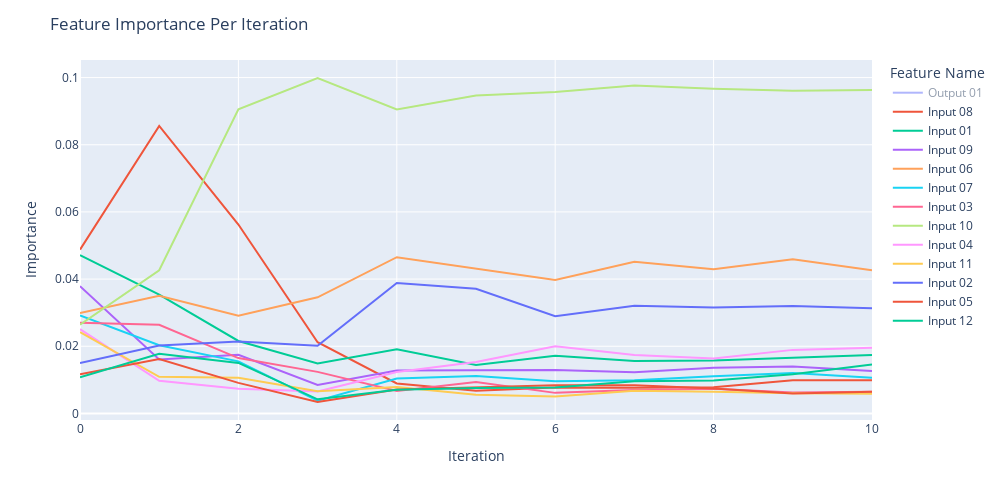

The code cell stored with this chart in its notebook:
### Code cell
fig = px.line(df_imp, x='Iteration', y="Importance", color = "Feature Name")

fig.update_layout(
    autosize=False,
    width=1000,
    height=500,
    title_text=f"Feature Importance Per Iteration",
    #paper_bgcolor='#2d3035',
    #plot_bgcolor='#2d3035', 
)

fig.show()

### Figure 1 — Plotly figure (JSON) as saved in the notebook; plotly's stock layout.template omitted (floating-point values rounded to 4 significant figures)
{"data": [{"hovertemplate": "Feature Name=Output 01<br>Iteration=%{x}<br>Importance=%{y}<extra></extra>", "legendgroup": "Output 01", "line": {"color": "#636efa", "dash": "solid"}, "marker": {"symbol": "circle"}, "mode": "lines", "name": "Output 01", "orientation": "v", "showlegend": true, "type": "scatter", "visible": "legendonly", "x": [0, 1, 2, 3, 4, 5, 6, 7, 8, 9, 10], "xaxis": "x", "y": [0.6669, 0.6638, 0.6895, 0.7639, 0.7319, 0.7343, 0.7406, 0.7306, 0.7333, 0.7249, 0.7262], "yaxis": "y"}, {"hovertemplate": "Feature Name=Input 08<br>Iteration=%{x}<br>Importance=%{y}<extra></extra>", "legendgroup": "Input 08", "line": {"color": "#EF553B", "dash": "solid"}, "marker": {"symbol": "circle"}, "mode": "lines", "name": "Input 08", "orientation": "v", "showlegend": true, "type": "scatter", "x": [0, 1, 2, 3, 4, 5, 6, 7, 8, 9, 10], "xaxis": "x", "y": [0.04877, 0.08562, 0.05624, 0.02121, 0.008908, 0.006745, 0.007753, 0.007641, 0.007789, 0.009847, 0.009881], "yaxis": "y"}, {"hovertemplate": "Feature Name=Input 01<br>Iteration=%{x}<br>Importance=%{y}<extra></extra>", "legendgroup": "Input 01", "line": {"color": "#00cc96", "dash": "solid"}, "marker": {"symbol": "circle"}, "mode": "lines", "name": "Input 01", "orientation": "v", "showlegend": true, "type": "scatter", "x": [0, 1, 2, 3, 4, 5, 6, 7, 8, 9, 10], "xaxis": "x", "y": [0.0471, 0.0354, 0.02157, 0.01489, 0.01907, 0.01443, 0.01721, 0.01558, 0.01573, 0.01646, 0.0174], "yaxis": "y"}, {"hovertemplate": "Feature Name=Input 09<br>Iteration=%{x}<br>Importance=%{y}<extra></extra>", "legendgroup": "Input 09", "line": {"color": "#ab63fa", "dash": "solid"}, "marker": {"symbol": "circle"}, "mode": "lines", "name": "Input 09", "orientation": "v", "showlegend": true, "type": "scatter", "x": [0, 1, 2, 3, 4, 5, 6, 7, 8, 9, 10], "xaxis": "x", "y": [0.03791, 0.01609, 0.01747, 0.008488, 0.0128, 0.01298, 0.01297, 0.01229, 0.01362, 0.01395, 0.01266], "yaxis": "y"}, {"hovertemplate": "Feature Name=Input 06<br>Iteration=%{x}<br>Importance=%{y}<extra></extra>", "legendgroup": "Input 06", "line": {"color": "#FFA15A", "dash": "solid"}, "marker": {"symbol": "circle"}, "mode": "lines", "name": "Input 06", "orientation": "v", "showlegend": true, "type": "scatter", "x": [0, 1, 2, 3, 4, 5, 6, 7, 8, 9, 10], "xaxis": "x", "y": [0.02987, 0.03505, 0.02912, 0.03457, 0.04651, 0.04305, 0.03975, 0.04517, 0.04293, 0.0459, 0.04266], "yaxis": "y"}, {"hovertemplate": "Feature Name=Input 07<br>Iteration=%{x}<br>Importance=%{y}<extra></extra>", "legendgroup": "Input 07", "line": {"color": "#19d3f3", "dash": "solid"}, "marker": {"symbol": "circle"}, "mode": "lines", "name": "Input 07", "orientation": "v", "showlegend": true, "type": "scatter", "x": [0, 1, 2, 3, 4, 5, 6, 7, 8, 9, 10], "xaxis": "x", "y": [0.02919, 0.0203, 0.01551, 0.003817, 0.01042, 0.01111, 0.0096, 0.009875, 0.01104, 0.01206, 0.01066], "yaxis": "y"}, {"hovertemplate": "Feature Name=Input 03<br>Iteration=%{x}<br>Importance=%{y}<extra></extra>", "legendgroup": "Input 03", "line": {"color": "#FF6692", "dash": "solid"}, "marker": {"symbol": "circle"}, "mode": "lines", "name": "Input 03", "orientation": "v", "showlegend": true, "type": "scatter", "x": [0, 1, 2, 3, 4, 5, 6, 7, 8, 9, 10], "xaxis": "x", "y": [0.02704, 0.0264, 0.01649, 0.01238, 0.006666, 0.009353, 0.006123, 0.006961, 0.007347, 0.006252, 0.006488], "yaxis": "y"}, {"hovertemplate": "Feature Name=Input 10<br>Iteration=%{x}<br>Importance=%{y}<extra></extra>", "legendgroup": "Input 10", "line": {"color": "#B6E880", "dash": "solid"}, "marker": {"symbol": "circle"}, "mode": "lines", "name": "Input 10", "orientation": "v", "showlegend": true, "type": "scatter", "x": [0, 1, 2, 3, 4, 5, 6, 7, 8, 9, 10], "xaxis": "x", "y": [0.02639, 0.04262, 0.09058, 0.09988, 0.09051, 0.09465, 0.09574, 0.09762, 0.09667, 0.0961, 0.0963], "yaxis": "y"}, {"hovertemplate": "Feature Name=Input 04<br>Iteration=%{x}<br>Importance=%{y}<extra></extra>", "legendgroup": "Input 04", "line": {"color": "#FF97FF", "dash": "solid"}, "marker": {"symbol": "circle"}, "mode": "lines", "name": "Input 04", "orientation": "v", "showlegend": true, "type": "scatter", "x": [0, 1, 2, 3, 4, 5, 6, 7, 8, 9, 10], "xaxis": "x", "y": [0.02508, 0.009719, 0.007349, 0.006527, 0.01231, 0.01531, 0.02003, 0.01743, 0.01633, 0.01892, 0.01952], "yaxis": "y"}, {"hovertemplate": "Feature Name=Input 11<br>Iteration=%{x}<br>Importance=%{y}<extra></extra>", "legendgroup": "Input 11", "line": {"color": "#FECB52", "dash": "solid"}, "marker": {"symbol": "circle"}, "mode": "lines", "name": "Input 11", "orientation": "v", "showlegend": true, "type": "scatter", "x": [0, 1, 2, 3, 4, 5, 6, 7, 8, 9, 10], "xaxis": "x", "y": [0.02423, 0.0109, 0.01065, 0.006635, 0.007886, 0.005533, 0.005036, 0.00677, 0.006464, 0.006006, 0.005861], "yaxis": "y"}, {"hovertemplate": "Feature Name=Input 02<br>Iteration=%{x}<br>Importance=%{y}<extra></extra>", "legendgroup": "Input 02", "line": {"color": "#636efa", "dash": "solid"}, "marker": {"symbol": "circle"}, "mode": "lines", "name": "Input 02", "orientation": "v", "showlegend": true, "type": "scatter", "x": [0, 1, 2, 3, 4, 5, 6, 7, 8, 9, 10], "xaxis": "x", "y": [0.01503, 0.0202, 0.02141, 0.02015, 0.03886, 0.03713, 0.02898, 0.03206, 0.03154, 0.03201, 0.03135], "yaxis": "y"}, {"hovertemplate": "Feature Name=Input 05<br>Iteration=%{x}<br>Importance=%{y}<extra></extra>", "legendgroup": "Input 05", "line": {"color": "#EF553B", "dash": "solid"}, "marker": {"symbol": "circle"}, "mode": "lines", "name": "Input 05", "orientation": "v", "showlegend": true, "type": "scatter", "x": [0, 1, 2, 3, 4, 5, 6, 7, 8, 9, 10], "xaxis": "x", "y": [0.0117, 0.01621, 0.009103, 0.003404, 0.007116, 0.007878, 0.008428, 0.008388, 0.007413, 0.00592, 0.006474], "yaxis": "y"}, {"hovertemplate": "Feature Name=Input 12<br>Iteration=%{x}<br>Importance=%{y}<extra></extra>", "legendgroup": "Input 12", "line": {"color": "#00cc96", "dash": "solid"}, "marker": {"symbol": "circle"}, "mode": "lines", "name": "Input 12", "orientation": "v", "showlegend": true, "type": "scatter", "x": [0, 1, 2, 3, 4, 5, 6, 7, 8, 9, 10], "xaxis": "x", "y": [0.01075, 0.01775, 0.01505, 0.004202, 0.007061, 0.00755, 0.007756, 0.009597, 0.009778, 0.01163, 0.01456], "yaxis": "y"}], "layout": {"autosize": false, "height": 500, "legend": {"title": {"text": "Feature Name"}, "tracegroupgap": 0}, "margin": {"t": 60}, "title": {"text": "Feature Importance Per Iteration"}, "width": 1000, "xaxis": {"anchor": "y", "autorange": true, "domain": [0, 1], "range": [0, 10], "title": {"text": "Iteration"}, "type": "linear"}, "yaxis": {"anchor": "x", "autorange": true, "domain": [0, 1], "range": [-0.001956, 0.1052], "title": {"text": "Importance"}, "type": "linear"}}}
